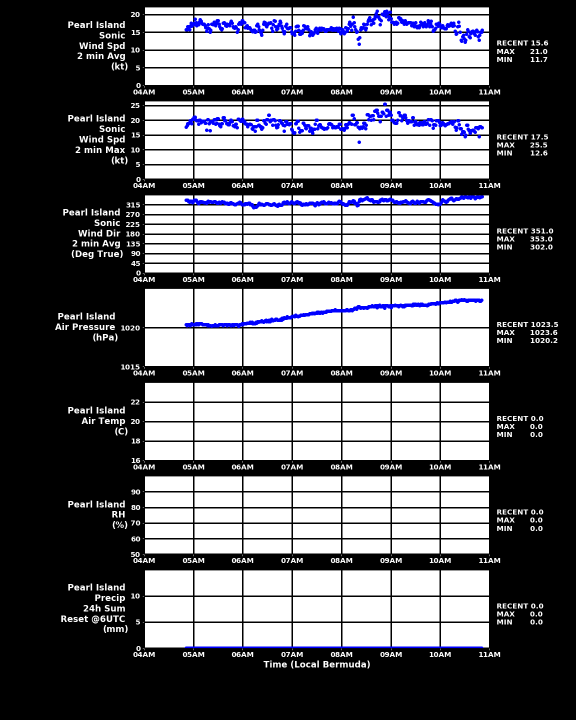
#> input picture optical_character_recognition_testing/GRAPH_Pearl Island_2020-04-29-1051-L.png, 1152 x 1440 px (shown at 1/2 size)
$ python ws_crop_convert_invert_read.py
#> lines starting #> are read from the running program, lines starting #| are printed output that depends on the picture
#cropping
# Importing Image class from PIL module
from PIL import Image

# Opens a image in RGB mode
im = Image.open(r"GRAPH_Pearl Island_2020-04-29-1051-L.png")
#> im is the input picture: PIL image 1152x1440 RGBA; mean R, G, B, A 105.4, 105.4, 109.8, 255

# Setting the points for cropped image
left = 980
top = 40
right =1140
bottom = 150

# Cropped image of above dimension
# (It will not change orginal image)
im1 = im.crop((left, top, right, bottom))
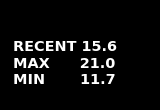
#> im1: PIL image 160x110 RGBA; mean R, G, B, A 15.8, 15.8, 15.8, 255

# Shows the image in image viewer
im1.show()
im1 = im1.save("crop.png")

#convert image type
image_file = Image.open("crop.png") # open colour image
image_file = image_file.convert('L') # convert image to black and white
image_file.save('bw_crop.png')

#invert image to B&W
from PIL import Image
import PIL.ImageOps

image = Image.open('bw_crop.png')
inverted_image = PIL.ImageOps.invert(image)
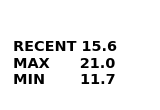
#> inverted_image: PIL image 160x110 L; min 0, max 255, mean 239.2
inverted_image.save('bw_crop_inv.png')

#show inverted image
inverted_image.show()

#read image
import cv2
import pytesseract
img = cv2.imread("bw_crop_inv.png")
#> img: shape (110, 160, 3); min 0, max 255, mean 239.2
#> (the run stopped early here; a loop or call above may not have finished)
